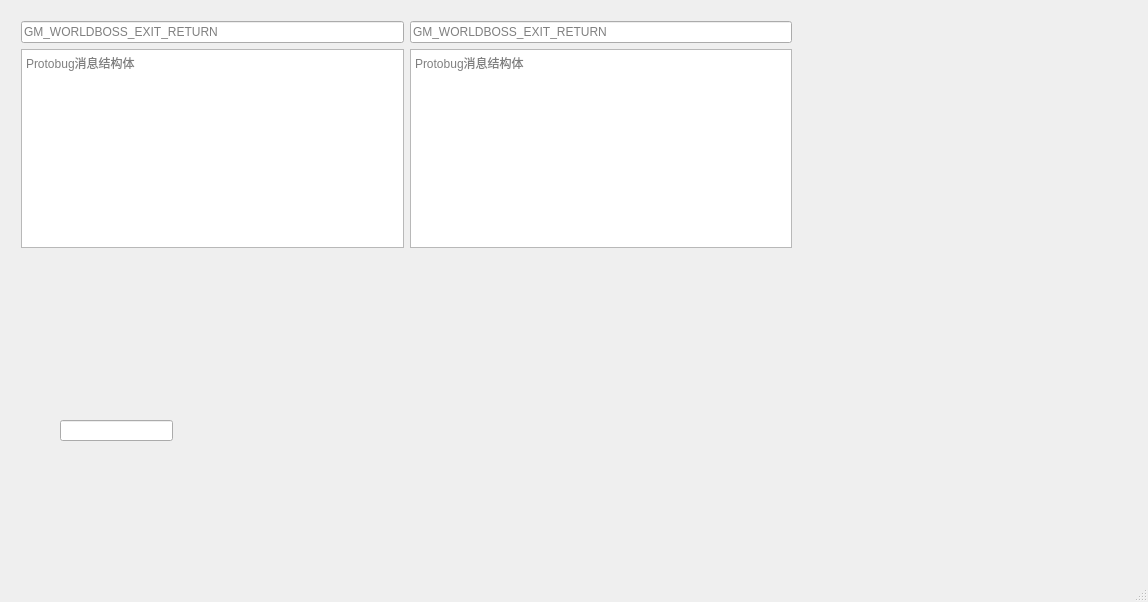
<?xml version="1.0" encoding="UTF-8"?>
<ui version="4.0">
 <class>MainWindow</class>
 <widget class="QMainWindow" name="MainWindow">
  <property name="geometry">
   <rect>
    <x>0</x>
    <y>0</y>
    <width>1148</width>
    <height>602</height>
   </rect>
  </property>
  <property name="windowTitle">
   <string>MainWindow</string>
  </property>
  <widget class="QWidget" name="centralwidget">
   <widget class="QWidget" name="layoutWidget">
    <property name="geometry">
     <rect>
      <x>21</x>
      <y>21</y>
      <width>771</width>
      <height>227</height>
     </rect>
    </property>
    <layout class="QGridLayout" name="gridLayout">
     <item row="0" column="0">
      <layout class="QVBoxLayout" name="verticalLayout">
       <item>
        <widget class="QLineEdit" name="lineEdit">
         <property name="text">
          <string/>
         </property>
         <property name="placeholderText">
          <string>GM_WORLDBOSS_EXIT_RETURN</string>
         </property>
        </widget>
       </item>
       <item>
        <widget class="QTextEdit" name="textEdit">
         <property name="placeholderText">
          <string>Protobug消息结构体</string>
         </property>
        </widget>
       </item>
      </layout>
     </item>
     <item row="0" column="1">
      <layout class="QVBoxLayout" name="verticalLayout_2">
       <item>
        <widget class="QLineEdit" name="lineEdit_2">
         <property name="text">
          <string/>
         </property>
         <property name="placeholderText">
          <string>GM_WORLDBOSS_EXIT_RETURN</string>
         </property>
        </widget>
       </item>
       <item>
        <widget class="QTextEdit" name="textEdit_2">
         <property name="placeholderText">
          <string>Protobug消息结构体</string>
         </property>
        </widget>
       </item>
      </layout>
     </item>
    </layout>
   </widget>
   <widget class="QFrame" name="verticalFrame">
    <property name="geometry">
     <rect>
      <x>340</x>
      <y>380</y>
      <width>160</width>
      <height>80</height>
     </rect>
    </property>
    <layout class="QVBoxLayout" name="verticalLayout_3"/>
   </widget>
   <widget class="QLineEdit" name="lineEdit_3">
    <property name="geometry">
     <rect>
      <x>60</x>
      <y>420</y>
      <width>113</width>
      <height>21</height>
     </rect>
    </property>
   </widget>
  </widget>
  <widget class="QMenuBar" name="menubar">
   <property name="geometry">
    <rect>
     <x>0</x>
     <y>0</y>
     <width>1148</width>
     <height>26</height>
    </rect>
   </property>
  </widget>
  <widget class="QStatusBar" name="statusbar"/>
 </widget>
 <resources/>
 <connections/>
</ui>
